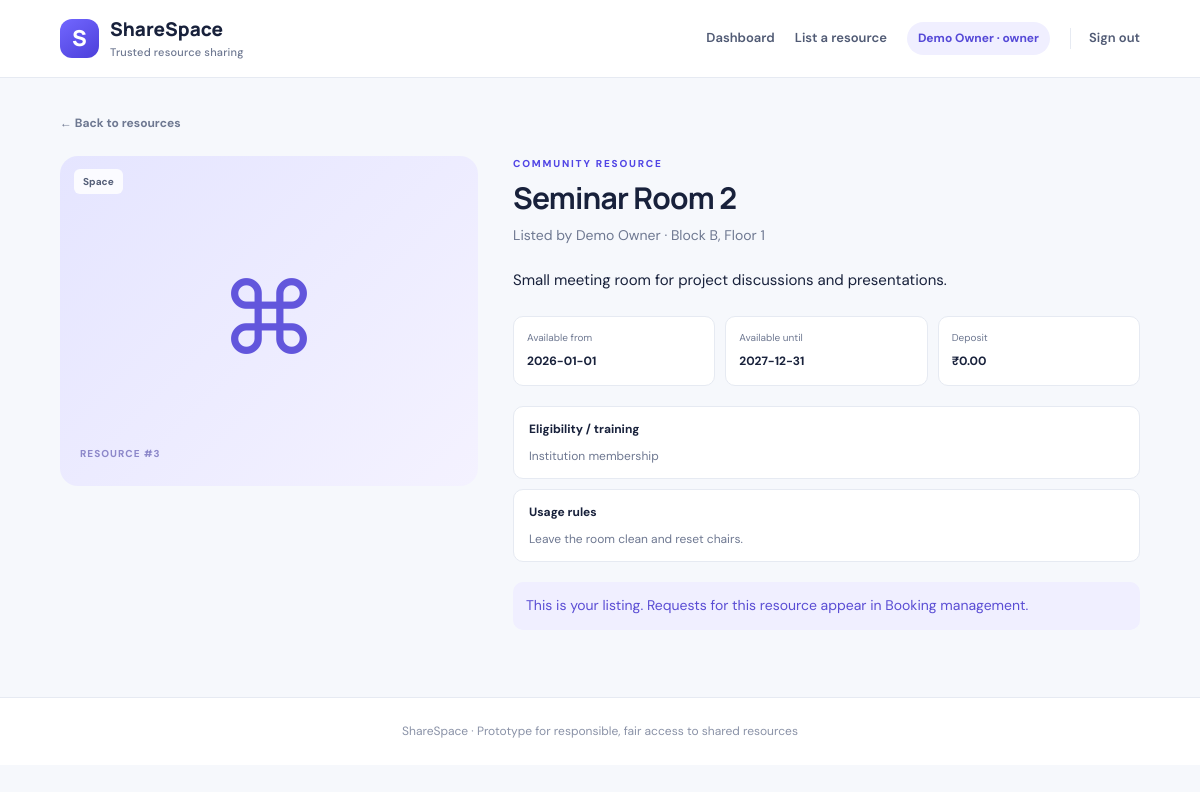
Page /resources/3 (signed in) on the committed database.
### tables this page shows
CREATE TABLE users(
      id INTEGER PRIMARY KEY AUTOINCREMENT, name TEXT NOT NULL, email TEXT UNIQUE NOT NULL,
      password TEXT NOT NULL, role TEXT NOT NULL DEFAULT 'user', verified INTEGER NOT NULL DEFAULT 0,
      created_at TEXT NOT NULL
    );

CREATE TABLE resources(
      id INTEGER PRIMARY KEY AUTOINCREMENT, owner_id INTEGER NOT NULL REFERENCES users(id),
      name TEXT NOT NULL, category TEXT NOT NULL, description TEXT NOT NULL, location TEXT NOT NULL,
      available_from TEXT NOT NULL, available_to TEXT NOT NULL, requirements TEXT DEFAULT '',
      rules TEXT DEFAULT '', deposit REAL DEFAULT 0, status TEXT NOT NULL DEFAULT 'active',
      created_at TEXT NOT NULL
    );

### app.py (the view)
@app.route("/resources/<int:resource_id>")
@login_required
def resource_detail(resource_id):
    resource = get_db().execute("SELECT r.*,u.name owner_name FROM resources r JOIN users u ON u.id=r.owner_id WHERE r.id=?",(resource_id,)).fetchone()
    if not resource:
        flash("Resource not found.", "danger")
        return redirect(url_for("dashboard"))
    return render_template("resource_detail.html", resource=resource)

### app.py (called while the page is built)
def get_db():
    if "db" not in g:
        g.db = sqlite3.connect(DB_PATH)
        g.db.row_factory = sqlite3.Row
        g.db.execute("PRAGMA foreign_keys = ON")
    return g.db

def login_required(fn):
    @wraps(fn)
    def wrapper(*args, **kwargs):
        if not session.get("user_id"):
            flash("Please sign in to continue.", "warning")
            return redirect(url_for("login"))
        return fn(*args, **kwargs)
    return wrapper

@app.context_processor
def inject_user():
    return {"current_user": session.get("name"), "current_role": session.get("role")}

### templates/resource_detail.html (shortened to what this page needs)
{% extends "base.html" %}{% block title %}{{ resource.name }} · ShareSpace{% endblock %}
{% block content %}<div class="detail-page"><a class="back-link" href="{{ url_for('dashboard') }}">← Back to resources</a><div class="detail-layout"><section class="detail-visual"><div class="detail-symbol">⌘</div><span class="category-tag">{{ resource.category }}</span><p>RESOURCE #{{ resource.id }}</p></section><section class="detail-content"><div class="eyebrow">COMMUNITY RESOURCE</div><h1>{{ resource.name }}</h1><p class="muted">Listed by {{ resource.owner_name }} · {{ resource.location }}</p><p class="detail-description">{{ resource.description }}</p><div class="info-grid"><div><span>Available from</span><b>{{ resource.available_from }}</b></div><div><span>Available until</span><b>{{ resource.available_to }}</b></div><div><span>Deposit</span><b>₹{{ '%.2f'|format(resource.deposit) }}</b></div></div>
{% if resource.requirements %}<div class="rule-panel"><b>Eligibility / training</b><p>{{ resource.requirements }}</p></div>{% endif %}{% if resource.rules %}<div class="rule-panel"><b>Usage rules</b><p>{{ resource.rules }}</p></div>{% endif %}
{% if resource.owner_id == session.get('user_id') %}<div class="notice">This is your listing. Requests for this resource appear in Booking management.</div>{% endif %}</section></div></div>{% endblock %}

### templates/base.html (shortened to what this page needs)
<!doctype html>
<html lang="en">
<head>
  <link rel="stylesheet" href="{{ url_for('static', filename='style.css') }}">
</head>
<body>
<header class="topbar">
  <a class="brand" href="{{ url_for('dashboard') if current_user else url_for('login') }}"><span class="brand-mark">S</span><span>ShareSpace<small>Trusted resource sharing</small></span></a>
  {% if current_user %}
  <nav><a href="{{ url_for('dashboard') }}">Dashboard</a>{% if current_role in ['owner','manager','admin'] %}<a href="{{ url_for('new_resource') }}">List a resource</a>{% endif %}{% if current_role in ['manager','admin'] %}<a href="{{ url_for('admin') }}">Admin & audit</a>{% endif %}<span class="user-chip">{{ current_user }} · {{ current_role }}</span><a class="nav-logout" href="{{ url_for('logout') }}">Sign out</a></nav>
  {% endif %}
</header>
<main class="page">
  {% block content %}{% endblock %}
</main>
<footer>ShareSpace · Prototype for responsible, fair access to shared resources</footer>
</body></html>

### static/style.css (style rules this page uses)
:root { --ink:#18213b;--muted:#6e7891;--line:#e6eaf2;--bg:#f6f8fc;--primary:#5145e5;--primary-dark:#4035c7;--green:#16845b;--red:#c63f4e;--amber:#a46b0a;--white:#fff;--shadow:0 8px 28px rgba(29,43,81,.06) }
* { box-sizing:border-box }
body { margin:0;background:var(--bg);color:var(--ink);font-family:'DM Sans',sans-serif;font-size:14px;line-height:1.55 }
a { color:var(--primary);text-decoration:none }
.topbar { height:auto;min-height:78px;background:#fff;border-bottom:1px solid var(--line);padding:14px max(5vw,22px);display:flex;align-items:center;justify-content:space-between;gap:22px }
.brand { display:flex;align-items:center;gap:11px;color:var(--ink);font-family:Manrope,sans-serif;font-size:19px;font-weight:800;line-height:1.2 }
.brand small { display:block;color:var(--muted);font:500 11px 'DM Sans',sans-serif;letter-spacing:.2px;margin-top:4px }
.brand-mark { width:39px;height:39px;background:linear-gradient(145deg,#7267ff,#4c3fda);color:#fff;border-radius:12px;display:grid;place-items:center;font-size:22px }
.topbar nav { display:flex;align-items:center;gap:20px;flex-wrap:wrap }
.topbar nav>a { color:#505a74;font-weight:600;font-size:13px }
.user-chip { background:#f0efff;color:#5549d7;border-radius:20px;padding:7px 11px;font-size:12px;font-weight:700 }
.nav-logout { border-left:1px solid var(--line);padding-left:18px }
.page { max-width:1240px;width:90%;margin:34px auto 65px;min-height:65vh }
footer { text-align:center;color:#8a92a7;font-size:12px;padding:24px;border-top:1px solid var(--line);background:#fff }
.eyebrow { font-size:10px;letter-spacing:1.8px;font-weight:800;color:var(--primary);margin-bottom:8px }
h1,h2,h3 { font-family:Manrope,sans-serif;line-height:1.25;margin:0;color:var(--ink) }
h1 { font-size:30px;letter-spacing:-.8px }
p { margin:8px 0 }
.muted { color:var(--muted) }
.category-tag { position:absolute;top:13px;left:14px;background:#ffffffdb;padding:5px 9px;border-radius:6px;font-size:10px;font-weight:800;color:#555f78;z-index:2 }
.back-link { display:inline-block;color:#6e7891;font-weight:700;font-size:12px;margin-bottom:23px }
.detail-layout { display:grid;grid-template-columns:.8fr 1.2fr;gap:35px;align-items:start }
.detail-visual { height:330px;border-radius:18px;background:linear-gradient(135deg,#e5e5ff,#f4f2ff);display:flex;align-items:center;justify-content:center;position:relative;overflow:hidden }
.detail-symbol { font-size:100px;color:#6256dc }
.detail-visual p { position:absolute;bottom:16px;left:20px;color:#8d88ca;font-size:10px;letter-spacing:1px;font-weight:800 }
.detail-content h1 { margin:4px 0 8px }
.detail-description { font-size:15px;line-height:1.7;margin:22px 0 }
.info-grid { display:grid;grid-template-columns:repeat(3,1fr);gap:10px;margin:20px 0 }
.info-grid>div { padding:13px;background:#fff;border:1px solid var(--line);border-radius:10px }
.info-grid span { display:block;font-size:10px;color:var(--muted);margin-bottom:5px }
.info-grid b { font-size:12px }
.rule-panel { padding:13px 15px;background:#fff;border:1px solid var(--line);border-radius:10px;margin:10px 0;font-size:12px }
.rule-panel p { color:var(--muted);margin-bottom:0 }
.notice { background:#f0efff;border-radius:10px;padding:13px;color:#5a4dd4;margin-top:20px }

### rows in the picture
users: name "Demo Owner", role "owner", owner_name "Demo Owner"
resources: category "Space", id "3", name "Seminar Room 2", location "Block B, Floor 1", description "Small meeting room for project discussions and presentations.", available_from "2026-01-01", available_to "2027-12-31", deposit "0.00", requirements "Institution membership", rules "Leave the room clean and reset chairs."
